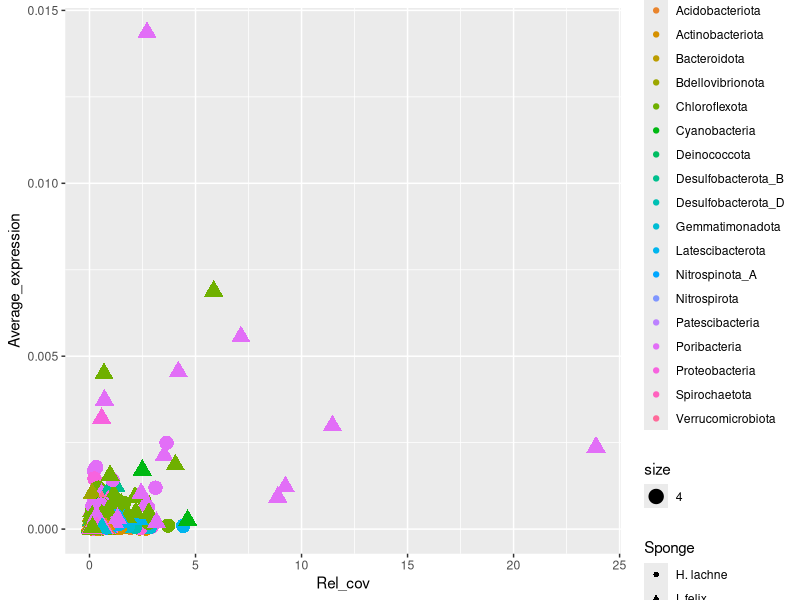
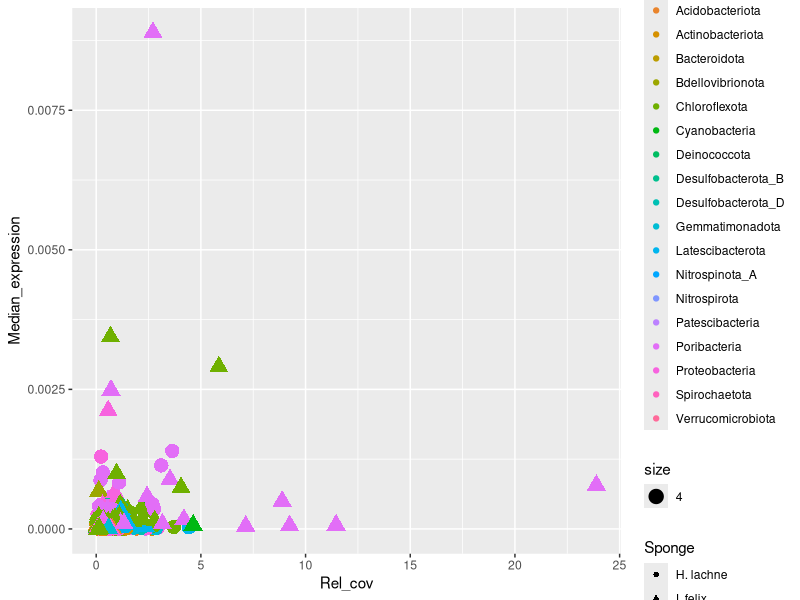

Write the R code that produced these figures, in order.
library(ggplot2)

data <- read.csv("abundance_vs_expression.txt", header=TRUE, sep="\t", row.names=1)

mean_plot <- ggplot(data, aes(x=Rel_cov, y=Average_expression, group=Sponge, size=4)) + geom_point(aes(shape=Sponge, color=Phylum))

median_plot <- ggplot(data, aes(x=Rel_cov, y=Median_expression, group=Sponge, size=4)) + geom_point(aes(shape=Sponge, color=Phylum))
